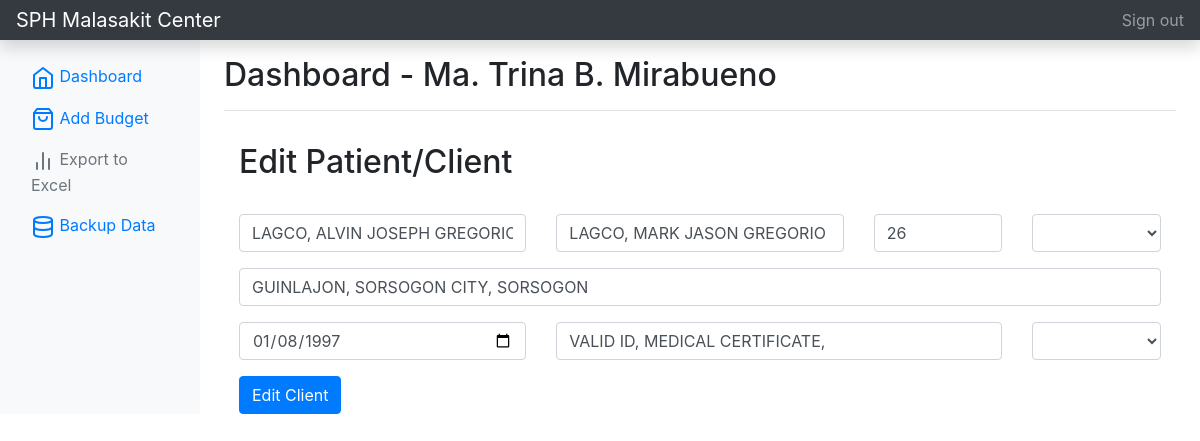
The page /editClient.php?id=6&client_id=12 (signed in) on the database its author committed.
### tables this page shows
CREATE TABLE IF NOT EXISTS `tbl_client` (
  `id` int(24) unsigned NOT NULL AUTO_INCREMENT,
  `fullname` varchar(255) NOT NULL,
  `fullname_client` varchar(255) NOT NULL,
  `age` int(12) NOT NULL,
  `gender` varchar(50) NOT NULL,
  `client_admission` varchar(50) DEFAULT NULL,
  `address` varchar(50) NOT NULL,
  `birthdate` varchar(50) NOT NULL,
  `requirements` varchar(255) NOT NULL,
  `patient_status` varchar(50) DEFAULT NULL,
  `accountable` varchar(50) DEFAULT NULL,
  PRIMARY KEY (`id`)
);

### editClient.php (the view, shortened to what this page needs)
<?php
include_once('connection.php');
if (isset($_SESSION['loggedin'])) {
?>
<!doctype html>
<html lang="en">
  <head>
<link href="./assets/css/bootstrap.min.css" rel="stylesheet">
    <link href="./assets/css/bootstrap.min2.css" rel="stylesheet">
  </head>
  <body>
    <nav class="navbar navbar-dark sticky-top bg-dark flex-md-nowrap p-0 shadow">
  <a class="navbar-brand col-md-3 col-lg-2 mr-0 px-3" href="home.php?id=<?php echo $_GET['id'] ?>">SPH Malasakit Center</a>
  <ul class="navbar-nav px-3">
    <li class="nav-item text-nowrap">
      <a class="nav-link" href="logout.php">Sign out</a>
    </li>
  </ul>
</nav>
<div class="container-fluid">
  <div class="row">
  <?php include 'sidebar.php';?>
    <main role="main" class="col-md-9 ml-sm-auto col-lg-10 px-md-4">
      <div class="d-flex justify-content-between flex-wrap flex-md-nowrap align-items-center pt-3 pb-2 mb-3 border-bottom">
        <h1 class="h2">Dashboard - <?php echo $_SESSION['user_fullname'] ?></h1>
      </div>
    <?php
    $client_id=$_GET['client_id'];
       $sql = "SELECT * FROM tbl_client WHERE id = $client_id";
           $result = mysqli_query($conn, $sql);
           if (mysqli_num_rows($result) > 0) {
               while ($row = mysqli_fetch_assoc($result)) {
                   $fullname = $row['fullname'];
                   $age = $row['age'];
                   $gender = $row['gender'];
                   $address = $row['address'];
                   $birthdate = $row['birthdate'];
                   $requirements = $row['requirements'];
                   $patient_status = $row['patient_status'];
                   $fullname_client = $row['fullname_client'];
               }
           }
    ?>
            <div class="container">
                <div class="d-flex justify-content-between flex-wrap flex-md-nowrap align-items-center pt-3 pb-2 mb-3 ">
                    <h1 class="h2">Edit Patient/Client</h1>
                </div>
                    <form action="action.php?id=<?php echo $_GET['id'] ?>&client_id=<?php echo $_GET['client_id'] ?>" method="POST">
                        <div class="row">
                            <div class="col-4">
                                <div class="form-group">
                                    <input name="fullname" type="text" class="form-control" placeholder="Enter Fullname" value="<?php echo $fullname ?>">
                                </div>
                            </div>
                            <div class="col-4">
                                <div class="form-group">
                                    <input name="fullname_client" type="text" class="form-control" placeholder="Enter Beneficiary Name" value="<?php echo $fullname_client ?>">
                                </div>
                            </div>
                            <div class="col-2">
                                <div class="form-group">
                                    <input name="age" type="text" class="form-control" placeholder="Enter age" value="<?php echo $age ?>">
                                </div>
                            </div>
                            <div class="col-2">
                                <div class="form-group">
                                    <select class="form-control" name="gender" value="<?php echo $gender ?>">
                                        <option value="<?php echo $gender ?>"><?php echo $gender ?></option>
                                        <option value=""></option>
                                    </select>
                                </div>
                            </div>
                            <div class="col-12">
                                <div class="form-group">
                                    <input name="address" type="text" class="form-control" placeholder="Enter Address" value="<?php echo $address ?>">
                                </div>
                            </div>
                        </div>
                        <div class="row">
                            <div class="col-4">
                                <div class="form-group">
                                    <input name="birthdate" type="date" class="form-control" placeholder="Enter Birthdate" value="<?php echo $birthdate ?>">
                                </div>
                            </div>
                            <div class="col-6">
                                <div class="form-group">
                                    <input name="requirements" type="text" class="form-control" placeholder="Enter Requirements" value="<?php echo $requirements ?>">
                                </div>
                            </div>
                            <div class="col-2">
                                <div class="form-group">
                                    <select class="form-control" name="patient_status" value="<?php echo $patient_status ?>">
                                        <option value="<?php echo $patient_status ?>"><?php echo $patient_status ?></option>
                                        <option value=""></option>
                                    </select>
                                </div>
                            </div>
                        </div>
                        <button name="btnEditClient" type="submit" class="btn btn-primary">Edit Client</button>
                    </form>
            </div>
    </main>
  </div>
</div>
    </body>
</html>
<?php
} else {
    $url = "./index.php";
    $url = str_replace(PHP_EOL, '', $url);
    header("Location: $url");
}
?>

### rows shown on the page
tbl_client: fullname "LAGCO, ALVIN JOSEPH GREGORIO", fullname_client "LAGCO, MARK JASON GREGORIO", age "26", address "GUINLAJON, SORSOGON CITY, SORSOGON", birthdate "01/08/1997", requirements "VALID ID, MEDICAL CERTIFICATE,"

### other values the page prints
$_SESSION['user_fullname'] "Ma. Trina B. Mirabueno"
